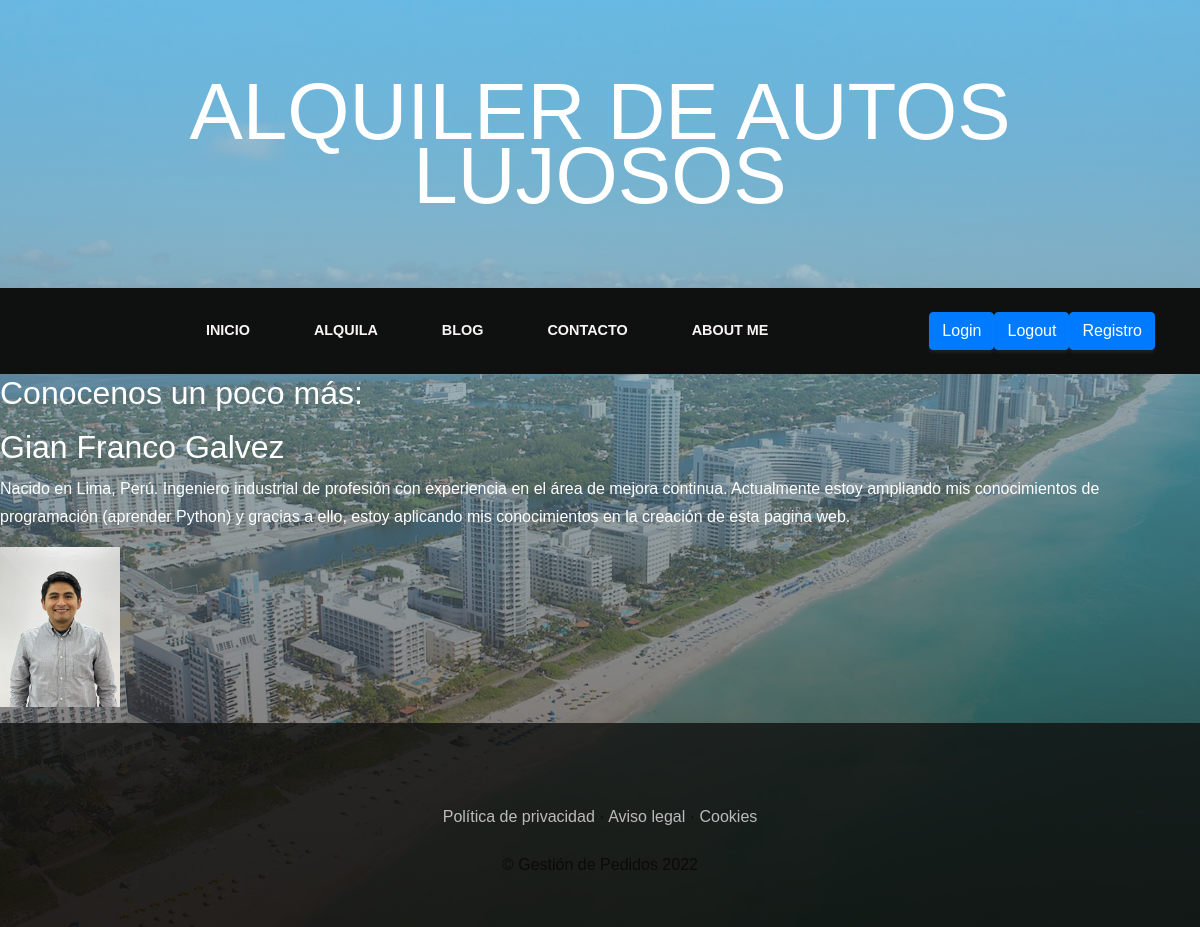
The app's page /aboutme/aboutme/ with its own data.
### AboutmeApp/models.py (models this page shows, shortened)
class Aboutme(models.Model):
    titulo = models.CharField(max_length=40)
    contenido = models.CharField(max_length=400)
    imagen = models.ImageField(upload_to = 'Aboutme')
    class Meta:
        verbose_name = 'aboutme'
        verbose_name_plural = 'aboutmes'

### AboutmeApp/views.py (the view)
# urls.py: path("aboutme/", aboutme, name="aboutme"),
def aboutme(request):
    aboutme = Aboutme.objects.all()
    return render(request, "AboutmeApp/aboutme.html", {'aboutme': aboutme})

### AboutmeApp/templates/AboutmeApp/aboutme.html
{% extends "ProyectoWebApp/base.html"%}
{%load static %}
{%block content %}
    <h2 style="color:white;">Conocenos un poco más:</h2>
    {% for aboutme in aboutme %}
<div><p>
    <h2 style="color:white;">{{aboutme.titulo}}</h2>
    <p style="color:white;">{{aboutme.contenido}}</p>
    <p><img src="{{aboutme.imagen.url}}" style = "width: 10%" ></p>
</p></div>
    {% endfor %}
{%endblock%}

### ProyectoWebApp/static/ProyectoWebApp/css/gestion.css (style rules this page uses)
body { font-family: 'Helvetica'; background: linear-gradient(rgba(139, 209, 236, 0.65), rgba(47, 23, 15, 0.65)), url("../img/fondo.jpg"); background-attachment: fixed; background-position: center; background-size: cover; }
h1, h2, h3, h4, h5, h6 { font-family: 'Helvetica'; }
p { line-height: 1.75; }

### records on screen
Aboutme: titulo "Gian Franco Galvez", contenido "Nacido en Lima, Perú. Ingeniero industrial de profesión con experiencia en el área de mejora continua. Actualmente estoy ampliando mis conocimientos de programación (aprender Python) y gracias a ello, estoy aplicando mis conocimientos en la creación de esta pagina web.", imagen (picture)
